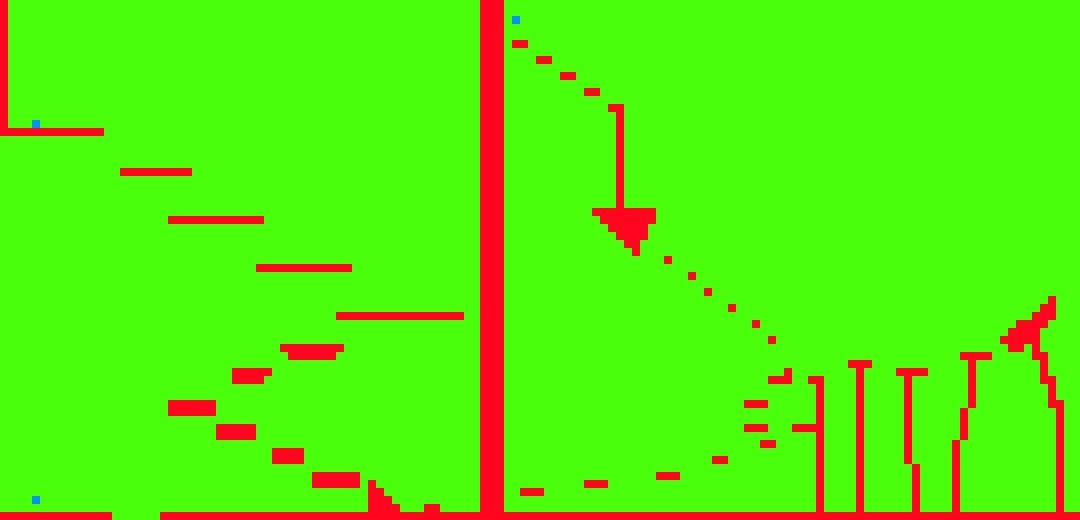

Tiled map render using the project's own tile images. Description and the map definition, with tile-layer contents summarised, below:
An orthogonal 135x65 tile map with 8x8 px tiles, 1 tile layer (Tile Layer 1).

<map version="1.9" tiledversion="1.9.2" orientation="orthogonal" renderorder="right-down" width="135" height="65" tilewidth="8" tileheight="8" infinite="0" nextlayerid="2" nextobjectid="1">
 <tileset firstgid="1" source="Texture/collision8.tsx" />
 <layer id="1" name="Tile Layer 1" width="135" height="65">
  <data>[8775 cells, 8775 non-empty, 3 distinct tile ids]</data>
 </layer>
</map>
